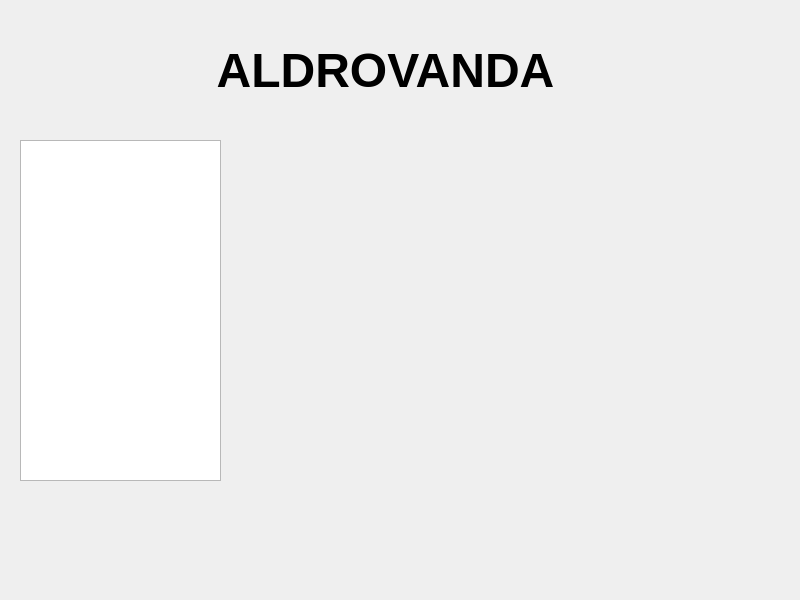
<?xml version="1.0" encoding="UTF-8"?>
<ui version="4.0">
 <class>Dialog</class>
 <widget class="QDialog" name="Dialog">
  <property name="geometry">
   <rect>
    <x>0</x>
    <y>0</y>
    <width>800</width>
    <height>600</height>
   </rect>
  </property>
  <property name="windowTitle">
   <string>Dialog</string>
  </property>
  <property name="styleSheet">
   <string notr="true"/>
  </property>
  <widget class="QListWidget" name="listarAldr">
   <property name="geometry">
    <rect>
     <x>20</x>
     <y>140</y>
     <width>201</width>
     <height>341</height>
    </rect>
   </property>
   <property name="currentRow">
    <number>-1</number>
   </property>
  </widget>
  <widget class="QWidget" name="horizontalLayoutWidget">
   <property name="geometry">
    <rect>
     <x>260</x>
     <y>140</y>
     <width>221</width>
     <height>181</height>
    </rect>
   </property>
   <layout class="QHBoxLayout" name="horizontalLayout">
    <item>
     <widget class="QLabel" name="ShowAldr">
      <property name="text">
       <string/>
      </property>
     </widget>
    </item>
   </layout>
  </widget>
  <widget class="QLabel" name="title">
   <property name="geometry">
    <rect>
     <x>60</x>
     <y>30</y>
     <width>651</width>
     <height>81</height>
    </rect>
   </property>
   <property name="font">
    <font>
     <family>Arial</family>
    </font>
   </property>
   <property name="text">
    <string>&lt;html&gt;&lt;head/&gt;&lt;body&gt;&lt;p align=&quot;center&quot;&gt;&lt;span style=&quot; font-size:36pt; font-weight:600;&quot;&gt;ALDROVANDA&lt;/span&gt;&lt;/p&gt;&lt;/body&gt;&lt;/html&gt;</string>
   </property>
   <property name="textFormat">
    <enum>Qt::RichText</enum>
   </property>
   <property name="alignment">
    <set>Qt::AlignCenter</set>
   </property>
  </widget>
  <widget class="QWidget" name="horizontalLayoutWidget_2">
   <property name="geometry">
    <rect>
     <x>490</x>
     <y>140</y>
     <width>221</width>
     <height>181</height>
    </rect>
   </property>
   <layout class="QHBoxLayout" name="horizontalLayout_2">
    <item>
     <widget class="QLabel" name="ShowAldr2">
      <property name="text">
       <string/>
      </property>
     </widget>
    </item>
   </layout>
  </widget>
  <widget class="QWidget" name="horizontalLayoutWidget_3">
   <property name="geometry">
    <rect>
     <x>260</x>
     <y>330</y>
     <width>451</width>
     <height>251</height>
    </rect>
   </property>
   <layout class="QHBoxLayout" name="horizontalLayout_3">
    <item>
     <widget class="QLabel" name="labeltextoAldr">
      <property name="text">
       <string/>
      </property>
     </widget>
    </item>
   </layout>
  </widget>
  <widget class="QWidget" name="horizontalLayoutWidget_4">
   <property name="geometry">
    <rect>
     <x>20</x>
     <y>510</y>
     <width>201</width>
     <height>61</height>
    </rect>
   </property>
   <layout class="QHBoxLayout" name="horizontalLayout_4">
    <item>
     <widget class="QLabel" name="labelnombreAldr">
      <property name="styleSheet">
       <string notr="true">QLabel{
font-size: 18px;
}</string>
      </property>
      <property name="text">
       <string/>
      </property>
      <property name="alignment">
       <set>Qt::AlignCenter</set>
      </property>
     </widget>
    </item>
   </layout>
  </widget>
 </widget>
 <resources/>
 <connections/>
</ui>
